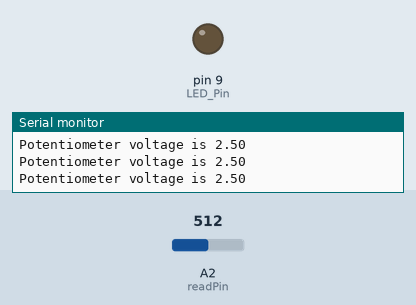
A sketch run on a simulated Arduino Uno, built with avr-gcc and run on an emulated ATmega328P. Parts: output pins drawn as LEDs (lit = HIGH), the last lines printed to the serial monitor. Inputs (shaded band) come from the test bench; at power-on: A2 (readPin) = 512.

Above: at 1.2 s.
1.3 s: A2 (readPin) set to 811
2.8 s: A2 (readPin) set to 834
At 4.0 s:
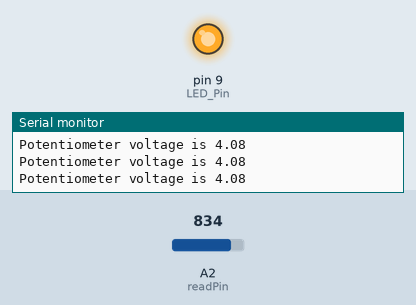
4.3 s: A2 (readPin) set to 716
At 5.3 s:
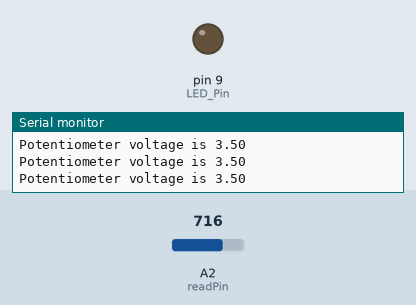
7.3 s: A2 (readPin) set to 900
At 7.8 s:
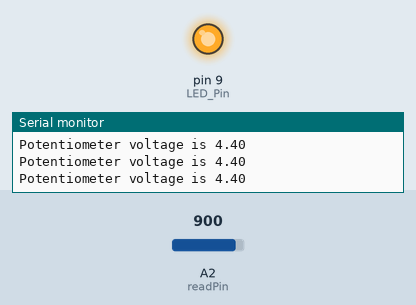
Timing chart, 0 to 10.3 s (numbered marks = the images above; inputs shaded):
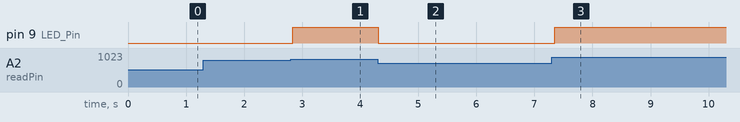

Measured:
- the behaviour switches between 818 and 819 on A2 (readPin) (found by bisection; images 0 and 1)
- after the input at 2.8 s, pin 9 (LED_Pin): LOW → HIGH at once
- after the input at 4.3 s, pin 9 (LED_Pin): HIGH → LOW at once
- after the input at 7.3 s, pin 9 (LED_Pin): LOW → HIGH after 0.05 s

The sketch:

4V_LED_Warning.ino
```cpp
int readPin=A2;
int LED_Pin=9;
int readVal;
float V2;
int wait=50;

void setup() {
  // put your setup code here, to run once:
Serial.begin(9600);
pinMode(LED_Pin,OUTPUT);
pinMode(readPin,INPUT);
}

void loop() {
  // put your main code here, to run repeatedly:
 readVal=analogRead(readPin);
 V2=(5./1023.)*readVal;
 Serial.print("Potentiometer voltage is ");
 Serial.println(V2);
 if (V2>=4.0){
  digitalWrite(LED_Pin,HIGH);
 }
 else{
  digitalWrite(LED_Pin,LOW);
 }
 delay(wait);
}
```
